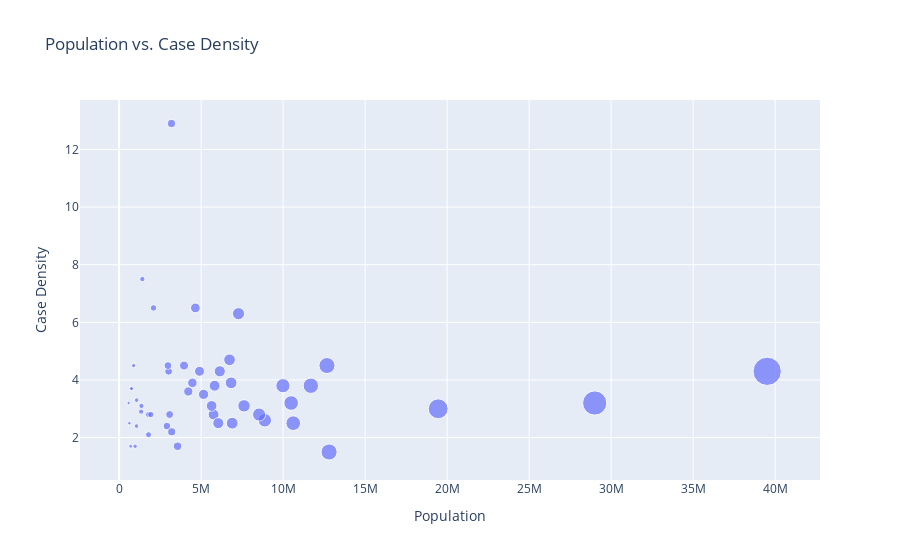

Notebook code for this chart:
### Markdown cell above
# Current Population vs. Case Density - Scatter Plot
Here we are looking at the current population of each state and the case density. We are using a scatter plot to visualize the data. This help us to see if there is a correlation between the population per unit land area of a state and the number of cases.

### (In order to see data on a specifdic state, we can hover over the data point and see the state name and the number of cases per 100,000 people.)

### Code cell
fig2 = px.scatter(x=df_current.population, y=df_current.caseDensity, 
           size=df_current.population, hover_name=df_current.index, title='Population vs. Case Density')

# Change axis labels
fig2.update_xaxes(title_text='Population')
fig2.update_yaxes(title_text='Case Density')

fig2.show()

### Figure 1 — Plotly figure (JSON) as saved in the notebook; plotly's stock layout.template omitted (floating-point values rounded to 4 significant figures)
{"data": [{"hovertemplate": "<b>%{hovertext}</b><br><br>x=%{x}<br>y=%{y}<br>size=%{marker.size}<extra></extra>", "hovertext": ["AK", "AL", "AR", "AZ", "CA", "CO", "CT", "DC", "DE", "FL", "GA", "HI", "IA", "ID", "IL", "IN", "KS", "KY", "LA", "MA", "MD", "ME", "MI", "MN", "MO", "MP", "MS", "MT", "NC", "ND", "NE", "NH", "NJ", "NM", "NV", "NY", "OH", "OK", "OR", "PA", "PR", "RI", "SC", "SD", "TN", "TX", "UT", "VA", "VT", "WA", "WI", "WV", "WY"], "legendgroup": "", "marker": {"color": "#636efa", "size": [731545, 4903185, 3017804, 7278717, 39512223, 5758736, 3565287, 705749, 973764, 21477737, 10617423, 1415872, 3155070, 1787065, 12671821, 6732219, 2913314, 4467673, 4648794, 6892503, 6045680, 1344212, 9986857, 5639632, 6137428, 53605, 2976149, 1068778, 10488084, 762062, 1934408, 1359711, 8882190, 2096829, 3080156, 19453561, 11689100, 3956971, 4217737, 12801989, 3193694, 1059361, 5148714, 884659, 6829174, 28995881, 3205958, 8535519, 623989, 7614893, 5822434, 1792147, 578759], "sizemode": "area", "sizeref": 98780.0, "symbol": "circle"}, "mode": "markers", "name": "", "orientation": "v", "showlegend": false, "x": [731545, 4903185, 3017804, 7278717, 39512223, 5758736, 3565287, 705749, 973764, 21477737, 10617423, 1415872, 3155070, 1787065, 12671821, 6732219, 2913314, 4467673, 4648794, 6892503, 6045680, 1344212, 9986857, 5639632, 6137428, 53605, 2976149, 1068778, 10488084, 762062, 1934408, 1359711, 8882190, 2096829, 3080156, 19453561, 11689100, 3956971, 4217737, 12801989, 3193694, 1059361, 5148714, 884659, 6829174, 28995881, 3205958, 8535519, 623989, 7614893, 5822434, 1792147, 578759], "xaxis": "x", "y": [3.7, 4.3, 4.3, 6.3, 4.3, 2.8, 1.7, 1.7, 1.7, null, 2.5, 7.5, null, 2.8, 4.5, 4.7, 2.4, 3.9, 6.5, 2.5, 2.5, 2.9, 3.8, 3.1, 4.3, 2.1, 4.5, 3.3, 3.2, 3.7, 2.8, 3.1, 2.6, 6.5, 2.8, 3.0, 3.8, 4.5, 3.6, 1.5, 12.9, 2.4, 3.5, 4.5, 3.9, 3.2, 2.2, 2.8, 2.5, 3.1, 3.8, 2.1, 3.2], "yaxis": "y", "type": "scatter"}], "layout": {"xaxis": {"anchor": "y", "domain": [0.0, 1.0], "title": {"text": "Population"}}, "yaxis": {"anchor": "x", "domain": [0.0, 1.0], "title": {"text": "Case Density"}}, "legend": {"tracegroupgap": 0, "itemsizing": "constant"}, "title": {"text": "Population vs. Case Density"}}}
